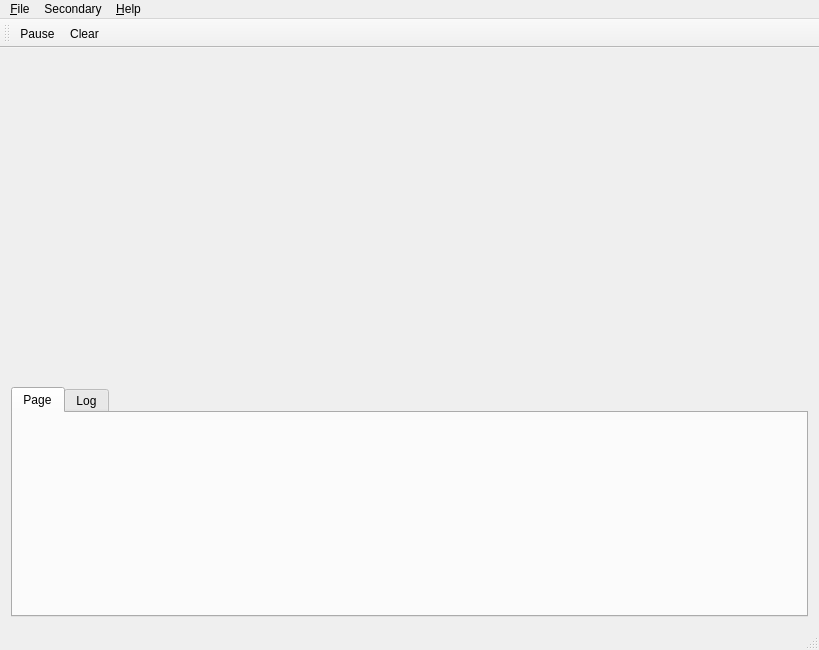
<?xml version="1.0" encoding="UTF-8"?>
<ui version="4.0">
 <class>MainWindow</class>
 <widget class="QMainWindow" name="MainWindow">
  <property name="geometry">
   <rect>
    <x>0</x>
    <y>0</y>
    <width>819</width>
    <height>650</height>
   </rect>
  </property>
  <property name="windowTitle">
   <string>SignalAcq</string>
  </property>
  <widget class="QWidget" name="centralWidget">
   <layout class="QVBoxLayout" name="verticalLayout">
    <item>
     <widget class="QSplitter" name="splitter">
      <property name="sizePolicy">
       <sizepolicy hsizetype="Expanding" vsizetype="Expanding">
        <horstretch>0</horstretch>
        <verstretch>0</verstretch>
       </sizepolicy>
      </property>
      <property name="orientation">
       <enum>Qt::Horizontal</enum>
      </property>
      <widget class="QWidget" name="plotArea" native="true">
       <property name="sizePolicy">
        <sizepolicy hsizetype="Preferred" vsizetype="Expanding">
         <horstretch>0</horstretch>
         <verstretch>0</verstretch>
        </sizepolicy>
       </property>
      </widget>
     </widget>
    </item>
    <item>
     <widget class="HidableTabWidget" name="tabWidget">
      <property name="sizePolicy">
       <sizepolicy hsizetype="Expanding" vsizetype="Minimum">
        <horstretch>0</horstretch>
        <verstretch>0</verstretch>
       </sizepolicy>
      </property>
      <property name="minimumSize">
       <size>
        <width>0</width>
        <height>0</height>
       </size>
      </property>
      <property name="maximumSize">
       <size>
        <width>16777215</width>
        <height>16777215</height>
       </size>
      </property>
      <property name="currentIndex">
       <number>0</number>
      </property>
      <property name="movable">
       <bool>false</bool>
      </property>
      <widget class="QWidget" name="deviceConfigureTab">
       <attribute name="title">
        <string>Page</string>
       </attribute>
       <layout class="QHBoxLayout" name="horizontalLayout_2">
        <item>
         <widget class="QStackedWidget" name="deviceStackedWidget"/>
        </item>
       </layout>
      </widget>
      <widget class="QWidget" name="tabLog">
       <attribute name="title">
        <string>Log</string>
       </attribute>
       <attribute name="toolTip">
        <string>Error and Warning Messages</string>
       </attribute>
       <layout class="QHBoxLayout" name="horizontalLayout">
        <property name="leftMargin">
         <number>4</number>
        </property>
        <property name="topMargin">
         <number>4</number>
        </property>
        <property name="rightMargin">
         <number>4</number>
        </property>
        <property name="bottomMargin">
         <number>4</number>
        </property>
        <item>
         <widget class="QPlainTextEdit" name="ptLog">
          <property name="readOnly">
           <bool>true</bool>
          </property>
         </widget>
        </item>
       </layout>
      </widget>
     </widget>
    </item>
   </layout>
  </widget>
  <widget class="QMenuBar" name="menuBar">
   <property name="geometry">
    <rect>
     <x>0</x>
     <y>0</y>
     <width>819</width>
     <height>26</height>
    </rect>
   </property>
   <widget class="QMenu" name="menuHelp">
    <property name="title">
     <string>&amp;Help</string>
    </property>
    <addaction name="actionDemoMode"/>
    <addaction name="actionReportBug"/>
    <addaction name="actionCheckUpdate"/>
    <addaction name="actionHelpAbout"/>
   </widget>
   <widget class="QMenu" name="menuFile">
    <property name="title">
     <string>&amp;File</string>
    </property>
    <addaction name="actionSaveSettings"/>
    <addaction name="actionLoadSettings"/>
    <addaction name="actionExportCsv"/>
    <addaction name="actionExportSvg"/>
    <addaction name="separator"/>
    <addaction name="actionQuit"/>
   </widget>
   <widget class="QMenu" name="menuSecondary">
    <property name="title">
     <string>Secondary</string>
    </property>
    <addaction name="actionBarPlot"/>
    <addaction name="separator"/>
    <addaction name="actionHorizontal"/>
    <addaction name="actionVertical"/>
   </widget>
   <addaction name="menuFile"/>
   <addaction name="menuSecondary"/>
   <addaction name="menuHelp"/>
  </widget>
  <widget class="QToolBar" name="plotToolBar">
   <property name="windowTitle">
    <string>Plot Toolbar</string>
   </property>
   <attribute name="toolBarArea">
    <enum>TopToolBarArea</enum>
   </attribute>
   <attribute name="toolBarBreak">
    <bool>false</bool>
   </attribute>
   <addaction name="actionPause"/>
   <addaction name="actionClear"/>
  </widget>
  <widget class="QStatusBar" name="statusBar"/>
  <action name="actionPause">
   <property name="checkable">
    <bool>true</bool>
   </property>
   <property name="checked">
    <bool>false</bool>
   </property>
   <property name="icon">
    <iconset resource="misc/winicons.qrc">
     <normaloff>:/icons/tango/32x32/actions/player_pause.png</normaloff>:/icons/tango/32x32/actions/player_pause.png</iconset>
   </property>
   <property name="text">
    <string>Pause</string>
   </property>
   <property name="toolTip">
    <string>Pause Plotting</string>
   </property>
   <property name="shortcut">
    <string>P</string>
   </property>
  </action>
  <action name="actionClear">
   <property name="icon">
    <iconset resource="misc/winicons.qrc">
     <normaloff>:/icons/tango/32x32/actions/edit-clear.png</normaloff>:/icons/tango/32x32/actions/edit-clear.png</iconset>
   </property>
   <property name="text">
    <string>Clear</string>
   </property>
   <property name="shortcut">
    <string>Ctrl+K</string>
   </property>
  </action>
  <action name="actionHelpAbout">
   <property name="text">
    <string>&amp;About</string>
   </property>
  </action>
  <action name="actionDemoMode">
   <property name="checkable">
    <bool>true</bool>
   </property>
   <property name="text">
    <string>&amp;Demo Mode</string>
   </property>
   <property name="toolTip">
    <string>Toggle Demo Mode</string>
   </property>
  </action>
  <action name="actionExportCsv">
   <property name="text">
    <string>&amp;Export CSV</string>
   </property>
   <property name="toolTip">
    <string>Export plot data to CSV</string>
   </property>
  </action>
  <action name="actionQuit">
   <property name="text">
    <string>&amp;Quit</string>
   </property>
   <property name="shortcut">
    <string>Ctrl+Q</string>
   </property>
  </action>
  <action name="actionReportBug">
   <property name="text">
    <string>&amp;Report a Bug</string>
   </property>
   <property name="toolTip">
    <string>Report a Bug on SerialPlot Website</string>
   </property>
  </action>
  <action name="actionSaveSettings">
   <property name="text">
    <string>&amp;Save Settings</string>
   </property>
   <property name="toolTip">
    <string>Save Settings to a File</string>
   </property>
  </action>
  <action name="actionLoadSettings">
   <property name="text">
    <string>&amp;Load Settings</string>
   </property>
   <property name="toolTip">
    <string>Load Settings from a File</string>
   </property>
  </action>
  <action name="actionCheckUpdate">
   <property name="text">
    <string>&amp;Check Update</string>
   </property>
  </action>
  <action name="actionBarPlot">
   <property name="checkable">
    <bool>true</bool>
   </property>
   <property name="text">
    <string>Bar Plot</string>
   </property>
  </action>
  <action name="actionVertical">
   <property name="checkable">
    <bool>true</bool>
   </property>
   <property name="text">
    <string>Vertical</string>
   </property>
  </action>
  <action name="actionHorizontal">
   <property name="checkable">
    <bool>true</bool>
   </property>
   <property name="checked">
    <bool>true</bool>
   </property>
   <property name="text">
    <string>Horizontal</string>
   </property>
  </action>
  <action name="actionExportSvg">
   <property name="text">
    <string>E&amp;xport SVG</string>
   </property>
  </action>
 </widget>
 <layoutdefault spacing="6" margin="11"/>
 <customwidgets>
  <customwidget>
   <class>HidableTabWidget</class>
   <extends>QTabWidget</extends>
   <header>Ui/hidabletabwidget.h</header>
   <container>1</container>
  </customwidget>
 </customwidgets>
 <resources>
  <include location="misc/winicons.qrc"/>
 </resources>
 <connections/>
</ui>
